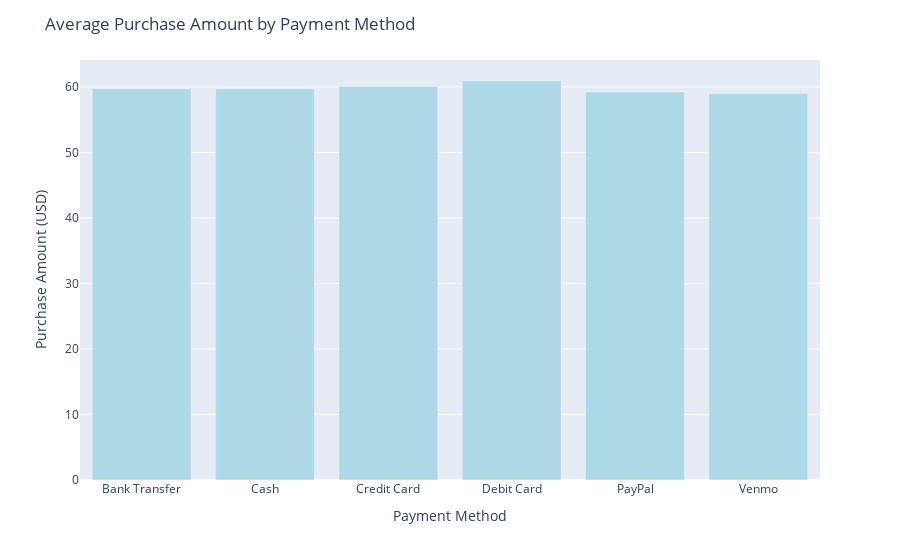

Here is the notebook cell this chart was saved with:
### Code cell
fig = px.bar(shop_groupby , x = 'Payment Method' , y = 'Purchase Amount (USD)',color_discrete_sequence=['#ADD8E6'])
fig.update_layout(title='Average Purchase Amount by Payment Method')
fig.show()

### Figure 1 — Plotly figure (JSON) as saved in the notebook; plotly's stock layout.template omitted (floating-point values rounded to 4 significant figures)
{"data": [{"alignmentgroup": "True", "hovertemplate": "Payment Method=%{x}<br>Purchase Amount (USD)=%{y}<extra></extra>", "legendgroup": "", "marker": {"color": "#ADD8E6", "pattern": {"shape": ""}}, "name": "", "offsetgroup": "", "orientation": "v", "showlegend": false, "textposition": "auto", "type": "bar", "x": ["Bank Transfer", "Cash", "Credit Card", "Debit Card", "PayPal", "Venmo"], "xaxis": "x", "y": [59.71, 59.7, 60.07, 60.92, 59.25, 58.95], "yaxis": "y"}], "layout": {"barmode": "relative", "legend": {"tracegroupgap": 0}, "margin": {"t": 60}, "title": {"text": "Average Purchase Amount by Payment Method"}, "xaxis": {"anchor": "y", "domain": [0, 1], "title": {"text": "Payment Method"}}, "yaxis": {"anchor": "x", "domain": [0, 1], "title": {"text": "Purchase Amount (USD)"}}}}
